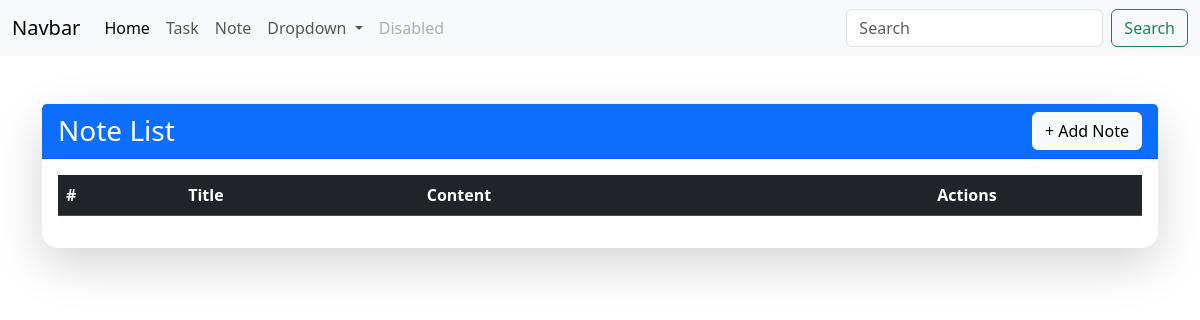
The app's page /note, older data.
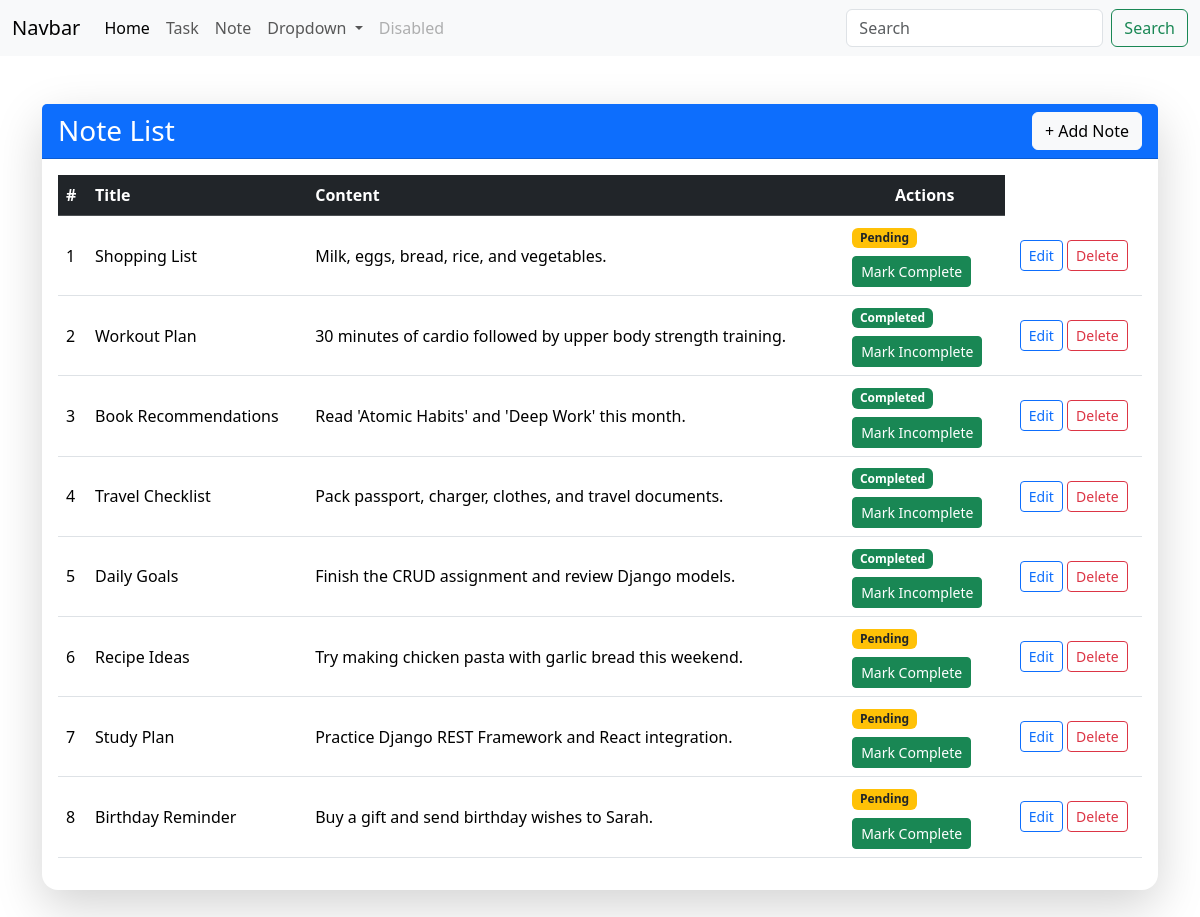
The same page, newer data.
### note/models.py (models this page shows, shortened)
class Note(models.Model):
    title = models.CharField(max_length=100)
    content = models.TextField()
    status = models.BooleanField(default=False)
    createdAt = models.DateTimeField(auto_now_add=True)
    updatedAt = models.DateTimeField(auto_now=True)

### note/views.py (the view)
# urls.py: path("note",views.note,name="note"),
def note(request):
    notes = Note.objects.all()
    context = {
        "notes":notes
    }
    return render(request,'note.html',context)

### Templates/note.html (shortened to what this page needs)
{% extends "base.html" %}
{% block body %}
<div class="container py-5">
    <div class="card shadow-lg border-0 rounded-4">
        <div class="card-header bg-primary text-white d-flex justify-content-between align-items-center">
            <h3 class="mb-0">Note List</h3>
            <a href="{% url 'create_note' %}" class="btn btn-light">
                + Add Note
            </a>
        </div>
        <div class="card-body">
            <div class="table-responsive">
                <table class="table table-hover align-middle">
                    <thead class="table-dark">
                        <tr>
                            <th>#</th>
                            <th>Title</th>
                            <th>Content</th>
                            <th class="text-center">Actions</th>
                        </tr>
                    </thead>
                    <tbody>
                        {% for note in notes %}
                        <tr>
                            <td>{{ forloop.counter }}</td>
                            <td>{{ note.title }}</td>
                            <td>{{ note.content }}</td>
                            <td>
                                {% if note.status %}
                                    <span class="badge bg-success">Completed</span>
                                {% else %}
                                    <span class="badge bg-warning text-dark">Pending</span>
                                {% endif %}
                                <form method="POST"
                                      action="{% url 'toggle_note' note.id %}"
                                      class="mt-2">
                                    <button type="submit" class="btn btn-sm btn-success">
                                        {% if note.status %}
                                            Mark Incomplete
                                        {% else %}
                                            Mark Complete
                                        {% endif %}
                                    </button>
                                </form>
                            </td>
                            <td class="text-center">
                                <a href="{% url 'edit_note' note.id %}"
                                   class="btn btn-outline-primary btn-sm">
                                    Edit
                                </a>
                                <a href="{% url 'delete_note' note.id %}"
                                   class="btn btn-outline-danger btn-sm">
                                    Delete
                                </a>
                            </td>
                        </tr>
                        {% endfor %}
                    </tbody>
                </table>
            </div>
        </div>
    </div>
</div>
{% endblock body %}

### Templates/base.html (shortened to what this page needs)
<!doctype html>
<html lang="en">
  <head>
    <link
      href="https://cdn.jsdelivr.net/npm/bootstrap@5.3.8/dist/css/bootstrap.min.css"
      rel="stylesheet"
    />
  </head>
  <body>
    <header>
      <nav class="navbar navbar-expand-lg bg-body-tertiary">
        <div class="container-fluid">
          <a class="navbar-brand" href="{%url "home"%}">Navbar</a>
          <div class="collapse navbar-collapse" id="navbarSupportedContent">
            <ul class="navbar-nav me-auto mb-2 mb-lg-0">
              <li class="nav-item">
                <a class="nav-link active" aria-current="page" href="{%url "home"%}">Home</a>
              </li>
              <li class="nav-item">
                <a class="nav-link" href="{%url "task"%}">Task</a>
              </li>
              <li class="nav-item">
                <a class="nav-link" href="{%url "note"%}">Note</a>
              </li>
              <li class="nav-item dropdown">
                <a
                  class="nav-link dropdown-toggle"
                  href="#"
                  role="button"
                  data-bs-toggle="dropdown"
                  aria-expanded="false"
                >
                  Dropdown
                </a>
              </li>
              <li class="nav-item">
                <a class="nav-link disabled" aria-disabled="true">Disabled</a>
              </li>
            </ul>
            <form class="d-flex" role="search">
              <input
                class="form-control me-2"
                type="search"
                placeholder="Search"
                aria-label="Search"
              />
              <button class="btn btn-outline-success" type="submit">
                Search
              </button>
            </form>
          </div>
        </div>
      </nav>
    </header>
    {% block body %}{% endblock body %} {% comment %} {% endcomment %}
  </body>
</html>

Row changes from the older to the newer data that the page shows:
added Note: title "Shopping List", content "Milk, eggs, bread, rice, and vegetables.", status "Pending"
added Note: title "Workout Plan", content "30 minutes of cardio followed by upper body strength training.", status "Completed"
added Note: title "Book Recommendations", content "Read 'Atomic Habits' and 'Deep Work' this month.", status "Completed"
added Note: title "Travel Checklist", content "Pack passport, charger, clothes, and travel documents.", status "Completed"
added Note: title "Daily Goals", content "Finish the CRUD assignment and review Django models.", status "Completed"
added Note: title "Recipe Ideas", content "Try making chicken pasta with garlic bread this weekend.", status "Pending"
added Note: title "Study Plan", content "Practice Django REST Framework and React integration.", status "Pending"
added Note: title "Birthday Reminder", content "Buy a gift and send birthday wishes to Sarah.", status "Pending"
